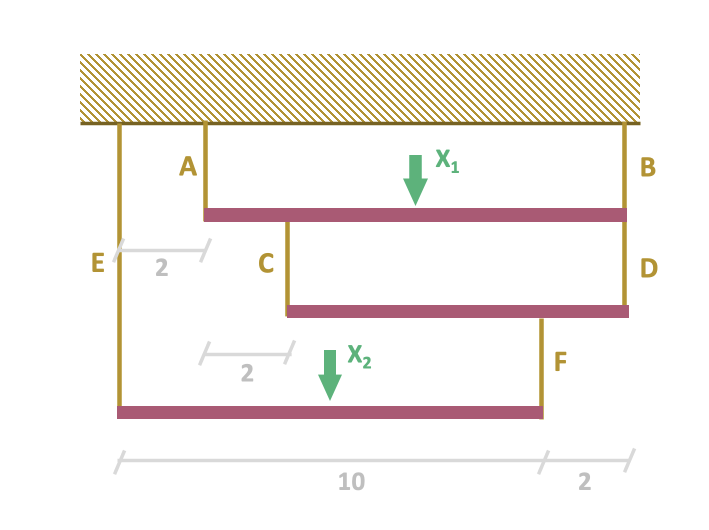
#> input picture notebooks/T4_nonlinear_programming/resources/sketch_vigas.png, 1418 x 1060 px, found by its file name (shown at 1/2 size)
$ jupyter execute 03_String_beam_system_Linear.ipynb
#> lines starting #> are read from the running program, lines starting #| are printed output that depends on the picture
(launch:thebe)=

# String and beam system - Linear

[cell 1]
import warnings
warnings.filterwarnings('ignore')

import numpy as np
import matplotlib.pyplot as plt

from scipy.optimize import minimize, LinearConstraint


from PIL import Image

Given, the string and beam system from the image below, the objective is to maximize the $X_1$ and $X_2$ loads, knowing that the maximum load for $A$ and $B$ is 300, for $C$ and $D$ is 200, and for $E$ and $F$ is 100.

[cell 2]
Image.open('./resources/sketch_vigas.png').resize((800, 550), Image.LANCZOS)
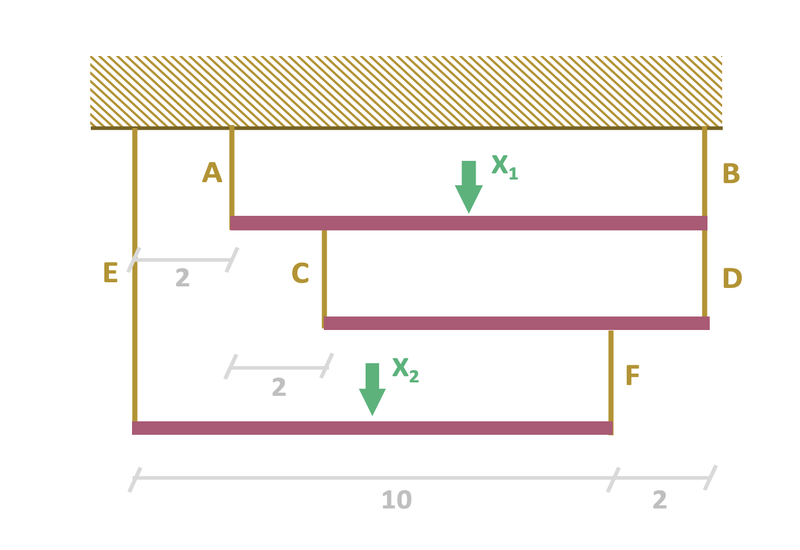
#> Out: PIL image 800x550 RGBA; mean R, G, B, A 245.6, 240.9, 236.7, 255
